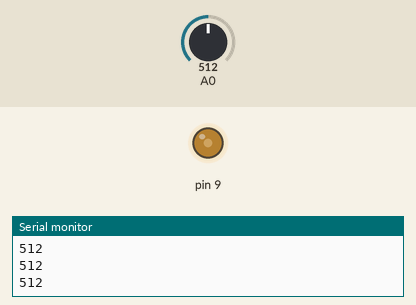
Recording of a sketch running on a simulated Arduino Uno, built with avr-gcc and run on an emulated ATmega328P. On the bench: output pins drawn as LEDs (lit = HIGH), the last lines printed to the serial monitor. The test bench sets the inputs (shaded band); at power-on: A0 = 512.

Above: at 1.2 s.
1.3 s: A0 set to 390
At 2.1 s:
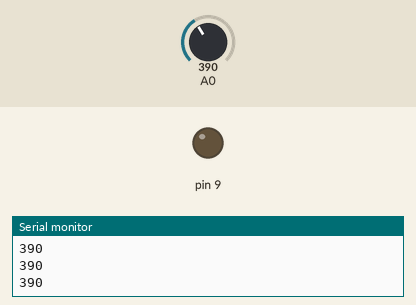
2.8 s: A0 set to 409
At 3.5 s:
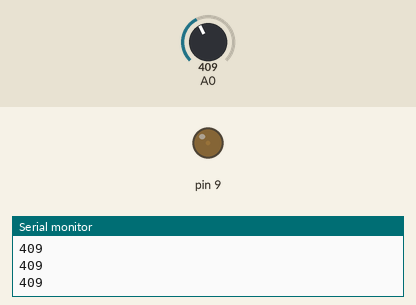
4.3 s: A0 set to 710
At 4.8 s:
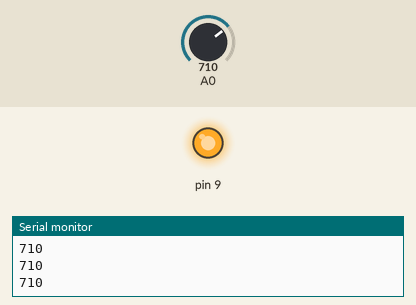
5.8 s: A0 set to 306
At 6.7 s:
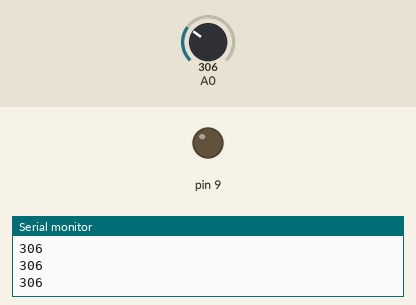
7.3 s: A0 set to 716
At 8.0 s:
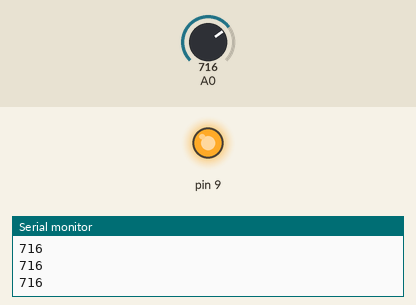
Timing chart, 0 to 9.8 s (numbered marks = the images above; inputs shaded):
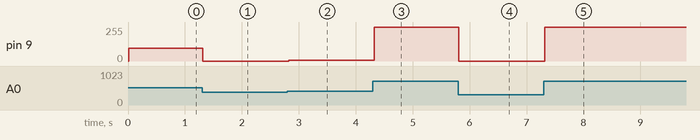

Measured:
- after the input at 1.3 s, pin 9: 95/255 → 0/255 at once
- after the input at 2.8 s, pin 9: 0/255 → 7/255 at once
- after the input at 4.3 s, pin 9: 7/255 → 255/255 at once
- after the input at 5.8 s, pin 9: 255/255 → 0/255 at once
- after the input at 7.3 s, pin 9: 0/255 → 255/255 at once

The sketch:

0517.ino
```cpp
void setup() {
  // put your setup code here, to run once:
  Serial.begin(9600);
}

void loop() {
  // put your main code here, to run repeatedly:
  int ss = analogRead(A0);
  Serial.println(ss);
  delay(10);
  if(ss>=700)
  {
    ss = 700;
  }
  else if(ss<=400)
  {
    ss=400;
  }
  int dimming = map(ss,400,700,0,255);
  analogWrite(9,dimming);
  delay(10);
}
```
